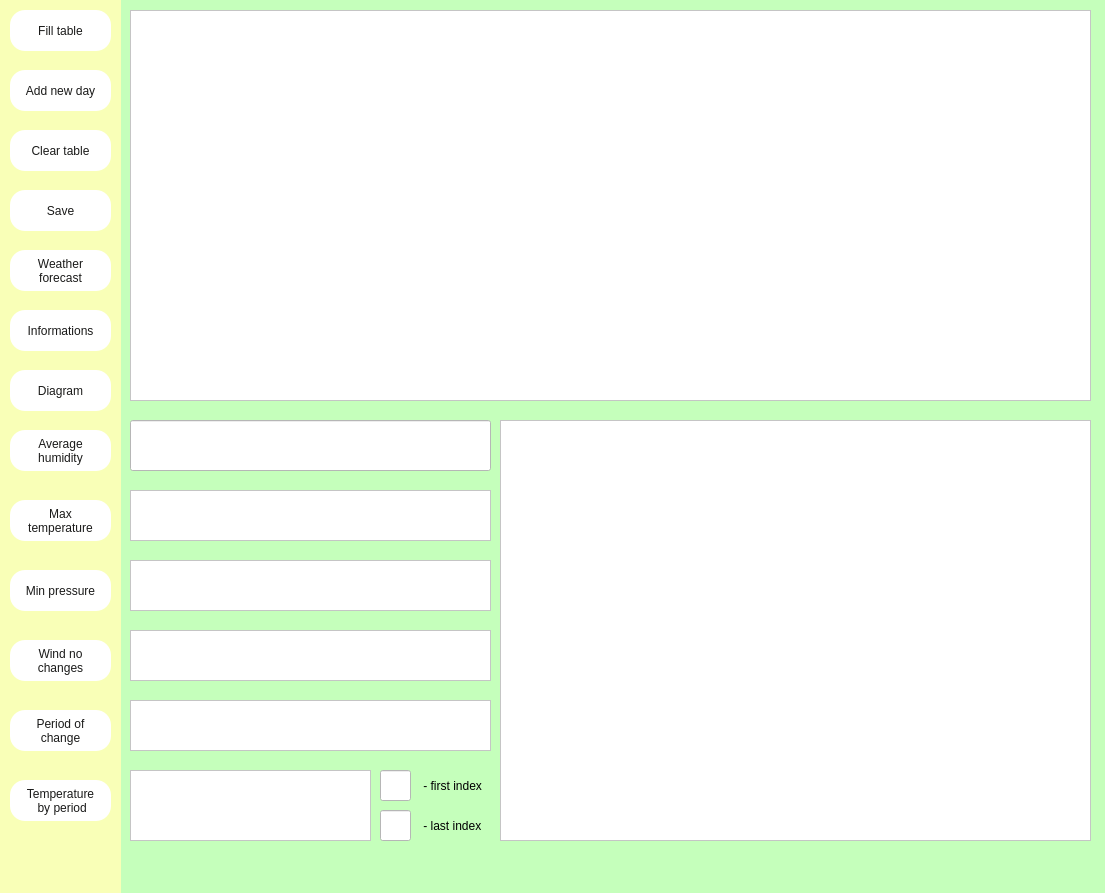
<?xml version="1.0" encoding="UTF-8"?>
<ui version="4.0">
 <class>MainWindow</class>
 <widget class="QMainWindow" name="MainWindow">
  <property name="geometry">
   <rect>
    <x>0</x>
    <y>0</y>
    <width>1105</width>
    <height>893</height>
   </rect>
  </property>
  <property name="windowTitle">
   <string>MainWindow</string>
  </property>
  <property name="styleSheet">
   <string notr="true">background : rgb(197, 255, 187)</string>
  </property>
  <widget class="QWidget" name="centralwidget">
   <widget class="QTableWidget" name="WeatherTable">
    <property name="geometry">
     <rect>
      <x>130</x>
      <y>10</y>
      <width>961</width>
      <height>391</height>
     </rect>
    </property>
    <property name="styleSheet">
     <string notr="true">background : rgb(255, 255, 255)</string>
    </property>
   </widget>
   <widget class="QChartView" name="Diagram">
    <property name="geometry">
     <rect>
      <x>500</x>
      <y>420</y>
      <width>591</width>
      <height>421</height>
     </rect>
    </property>
    <property name="styleSheet">
     <string notr="true">background : rgb(255, 255, 255)</string>
    </property>
   </widget>
   <widget class="QLabel" name="label">
    <property name="geometry">
     <rect>
      <x>0</x>
      <y>-20</y>
      <width>121</width>
      <height>941</height>
     </rect>
    </property>
    <property name="styleSheet">
     <string notr="true">
background  :  rgb(249, 255, 183)

</string>
    </property>
    <property name="text">
     <string/>
    </property>
   </widget>
   <widget class="QPushButton" name="FillButton">
    <property name="geometry">
     <rect>
      <x>10</x>
      <y>10</y>
      <width>101</width>
      <height>41</height>
     </rect>
    </property>
    <property name="styleSheet">
     <string notr="true">background : rgb(255, 255, 255) ; 
color : rgb(26, 26, 25);
border-radius : 15;</string>
    </property>
    <property name="text">
     <string>Fill table</string>
    </property>
   </widget>
   <widget class="QPushButton" name="AddDayButton">
    <property name="geometry">
     <rect>
      <x>10</x>
      <y>70</y>
      <width>101</width>
      <height>41</height>
     </rect>
    </property>
    <property name="styleSheet">
     <string notr="true">background : rgb(255, 255, 255) ; 
color : rgb(26, 26, 25);
border-radius : 15;</string>
    </property>
    <property name="text">
     <string>Add new day</string>
    </property>
   </widget>
   <widget class="QPushButton" name="AverageHumButton">
    <property name="geometry">
     <rect>
      <x>10</x>
      <y>430</y>
      <width>101</width>
      <height>41</height>
     </rect>
    </property>
    <property name="styleSheet">
     <string notr="true">background : rgb(255, 255, 255) ; 
color : rgb(26, 26, 25);
border-radius : 15;</string>
    </property>
    <property name="text">
     <string>Average
humidity</string>
    </property>
   </widget>
   <widget class="QPushButton" name="pushButton_4">
    <property name="geometry">
     <rect>
      <x>10</x>
      <y>500</y>
      <width>101</width>
      <height>41</height>
     </rect>
    </property>
    <property name="styleSheet">
     <string notr="true">background : rgb(255, 255, 255) ; 
color : rgb(26, 26, 25);
border-radius : 15;</string>
    </property>
    <property name="text">
     <string>Max 
temperature</string>
    </property>
   </widget>
   <widget class="QPushButton" name="MinPressureButton">
    <property name="geometry">
     <rect>
      <x>10</x>
      <y>570</y>
      <width>101</width>
      <height>41</height>
     </rect>
    </property>
    <property name="styleSheet">
     <string notr="true">background : rgb(255, 255, 255) ; 
color : rgb(26, 26, 25);
border-radius : 15;</string>
    </property>
    <property name="text">
     <string>Min pressure</string>
    </property>
   </widget>
   <widget class="QPushButton" name="WindChangeButton">
    <property name="geometry">
     <rect>
      <x>10</x>
      <y>640</y>
      <width>101</width>
      <height>41</height>
     </rect>
    </property>
    <property name="styleSheet">
     <string notr="true">background : rgb(255, 255, 255) ; 
color : rgb(26, 26, 25);
border-radius : 15;</string>
    </property>
    <property name="text">
     <string>Wind no 
changes</string>
    </property>
   </widget>
   <widget class="QLineEdit" name="AverageHumidity">
    <property name="geometry">
     <rect>
      <x>130</x>
      <y>420</y>
      <width>361</width>
      <height>51</height>
     </rect>
    </property>
    <property name="styleSheet">
     <string notr="true">background : rgb(255, 255, 255)</string>
    </property>
   </widget>
   <widget class="QListWidget" name="WindChanges">
    <property name="geometry">
     <rect>
      <x>130</x>
      <y>630</y>
      <width>361</width>
      <height>51</height>
     </rect>
    </property>
    <property name="styleSheet">
     <string notr="true">background : rgb(255, 255, 255)</string>
    </property>
   </widget>
   <widget class="QListWidget" name="MinPressure">
    <property name="geometry">
     <rect>
      <x>130</x>
      <y>560</y>
      <width>361</width>
      <height>51</height>
     </rect>
    </property>
    <property name="styleSheet">
     <string notr="true">background : rgb(255, 255, 255)</string>
    </property>
   </widget>
   <widget class="QListWidget" name="MaxTemperature">
    <property name="geometry">
     <rect>
      <x>130</x>
      <y>490</y>
      <width>361</width>
      <height>51</height>
     </rect>
    </property>
    <property name="styleSheet">
     <string notr="true">background : rgb(255, 255, 255)</string>
    </property>
   </widget>
   <widget class="QPushButton" name="SaveButton">
    <property name="geometry">
     <rect>
      <x>10</x>
      <y>190</y>
      <width>101</width>
      <height>41</height>
     </rect>
    </property>
    <property name="styleSheet">
     <string notr="true">background : rgb(255, 255, 255) ; 
color : rgb(26, 26, 25);
border-radius : 15;</string>
    </property>
    <property name="text">
     <string>Save</string>
    </property>
   </widget>
   <widget class="QLabel" name="ErrorLabel">
    <property name="geometry">
     <rect>
      <x>130</x>
      <y>860</y>
      <width>921</width>
      <height>21</height>
     </rect>
    </property>
    <property name="font">
     <font>
      <pointsize>9</pointsize>
     </font>
    </property>
    <property name="styleSheet">
     <string notr="true">color : rgb(0, 0, 0)</string>
    </property>
    <property name="text">
     <string/>
    </property>
    <property name="alignment">
     <set>Qt::AlignCenter</set>
    </property>
   </widget>
   <widget class="QPushButton" name="PeriodButton">
    <property name="geometry">
     <rect>
      <x>10</x>
      <y>780</y>
      <width>101</width>
      <height>41</height>
     </rect>
    </property>
    <property name="styleSheet">
     <string notr="true">background : rgb(255, 255, 255) ; 
color : rgb(26, 26, 25);
border-radius : 15;</string>
    </property>
    <property name="text">
     <string>Temperature
 by period</string>
    </property>
   </widget>
   <widget class="QListWidget" name="InfoPeriod">
    <property name="geometry">
     <rect>
      <x>130</x>
      <y>770</y>
      <width>241</width>
      <height>71</height>
     </rect>
    </property>
    <property name="styleSheet">
     <string notr="true">background : rgb(255, 255, 255)</string>
    </property>
   </widget>
   <widget class="QLineEdit" name="Last">
    <property name="geometry">
     <rect>
      <x>380</x>
      <y>810</y>
      <width>31</width>
      <height>31</height>
     </rect>
    </property>
    <property name="styleSheet">
     <string notr="true">background : rgb(255, 255, 255)</string>
    </property>
   </widget>
   <widget class="QLineEdit" name="First">
    <property name="geometry">
     <rect>
      <x>380</x>
      <y>770</y>
      <width>31</width>
      <height>31</height>
     </rect>
    </property>
    <property name="styleSheet">
     <string notr="true">background : rgb(255, 255, 255)</string>
    </property>
   </widget>
   <widget class="QPushButton" name="ChangePeriodButton">
    <property name="geometry">
     <rect>
      <x>10</x>
      <y>710</y>
      <width>101</width>
      <height>41</height>
     </rect>
    </property>
    <property name="styleSheet">
     <string notr="true">background : rgb(255, 255, 255) ; 
color : rgb(26, 26, 25);
border-radius : 15;</string>
    </property>
    <property name="text">
     <string>Period of 
change</string>
    </property>
   </widget>
   <widget class="QListWidget" name="ChangePeriod">
    <property name="geometry">
     <rect>
      <x>130</x>
      <y>700</y>
      <width>361</width>
      <height>51</height>
     </rect>
    </property>
    <property name="styleSheet">
     <string notr="true">background : rgb(255, 255, 255)</string>
    </property>
   </widget>
   <widget class="QPushButton" name="DiagramButton">
    <property name="geometry">
     <rect>
      <x>10</x>
      <y>370</y>
      <width>101</width>
      <height>41</height>
     </rect>
    </property>
    <property name="styleSheet">
     <string notr="true">background : rgb(255, 255, 255) ; 
color : rgb(26, 26, 25);
border-radius : 15;</string>
    </property>
    <property name="text">
     <string>Diagram</string>
    </property>
   </widget>
   <widget class="QPushButton" name="ClearButton">
    <property name="geometry">
     <rect>
      <x>10</x>
      <y>130</y>
      <width>101</width>
      <height>41</height>
     </rect>
    </property>
    <property name="styleSheet">
     <string notr="true">background : rgb(255, 255, 255) ; 
color : rgb(26, 26, 25);
border-radius : 15;</string>
    </property>
    <property name="text">
     <string>Clear table</string>
    </property>
   </widget>
   <widget class="QPushButton" name="ForecastButton">
    <property name="geometry">
     <rect>
      <x>10</x>
      <y>250</y>
      <width>101</width>
      <height>41</height>
     </rect>
    </property>
    <property name="styleSheet">
     <string notr="true">background : rgb(255, 255, 255) ; 
color : rgb(26, 26, 25);
border-radius : 15;</string>
    </property>
    <property name="text">
     <string>Weather
forecast</string>
    </property>
   </widget>
   <widget class="QLabel" name="label_12">
    <property name="geometry">
     <rect>
      <x>420</x>
      <y>770</y>
      <width>71</width>
      <height>31</height>
     </rect>
    </property>
    <property name="styleSheet">
     <string notr="true">color : rgb(0, 0, 0)</string>
    </property>
    <property name="text">
     <string> - first index</string>
    </property>
   </widget>
   <widget class="QLabel" name="label_13">
    <property name="geometry">
     <rect>
      <x>420</x>
      <y>810</y>
      <width>71</width>
      <height>31</height>
     </rect>
    </property>
    <property name="styleSheet">
     <string notr="true">color : rgb(0, 0, 0)</string>
    </property>
    <property name="text">
     <string> - last index</string>
    </property>
   </widget>
   <widget class="QPushButton" name="Info">
    <property name="geometry">
     <rect>
      <x>10</x>
      <y>310</y>
      <width>101</width>
      <height>41</height>
     </rect>
    </property>
    <property name="styleSheet">
     <string notr="true">background : rgb(255, 255, 255) ; 
color : rgb(26, 26, 25);
border-radius : 15;</string>
    </property>
    <property name="text">
     <string>Informations</string>
    </property>
   </widget>
  </widget>
 </widget>
 <customwidgets>
  <customwidget>
   <class>QChartView</class>
   <extends>QGraphicsView</extends>
   <header>QtCharts</header>
  </customwidget>
 </customwidgets>
 <resources/>
 <connections/>
</ui>
